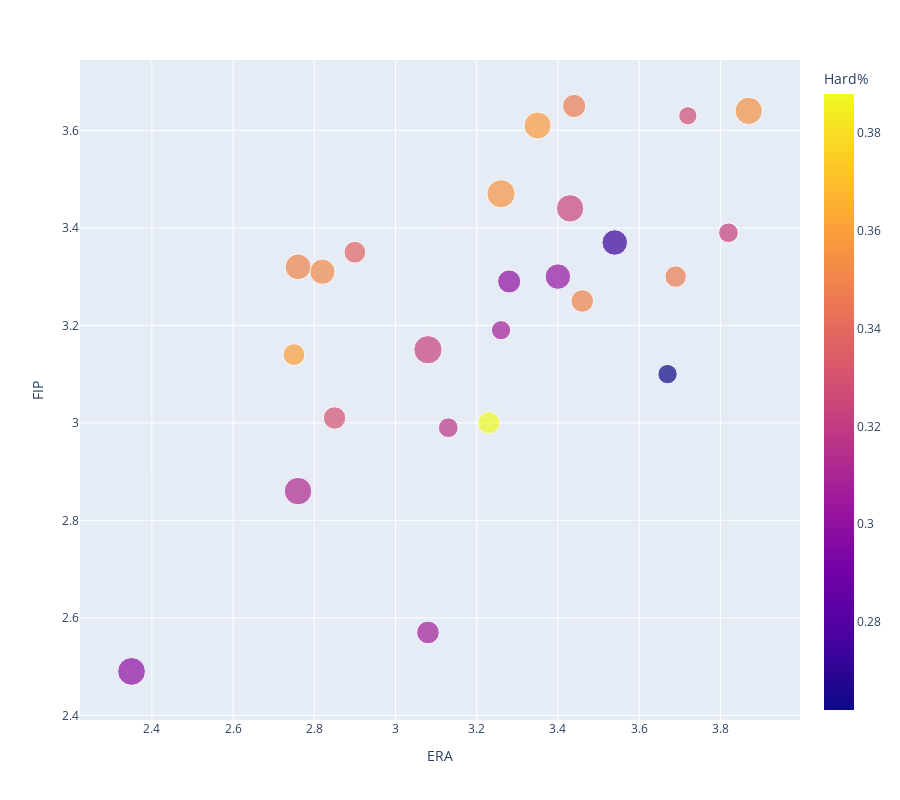

Notebook code cell kept with this figure:
### Markdown cell above
- **Correlations**

### Code cell
fig = px.scatter(master_stats.sort_values(by = 'FIP').head(25), x="ERA", y="FIP",
                 size="IP", color ="Hard%" ,
                 hover_name="Name", log_x=False, size_max=20, width=900, height=800,
                 title = "")

fig.show()

### Figure 1 — Plotly figure (JSON) as saved in the notebook; plotly's stock layout.template omitted (floating-point values rounded to 4 significant figures)
{"data": [{"hovertemplate": "<b>%{hovertext}</b><br><br>ERA=%{x}<br>FIP=%{y}<br>IP=%{marker.size}<br>Hard%=%{marker.color}<extra></extra>", "hovertext": ["Jacob deGrom", "Chris Sale", "Max Scherzer", "Luis Severino", "Shane Bieber", "Corey Kluber", "Noah Syndergaard", "Walker Buehler", "Gerrit Cole", "Brandon Woodruff", "Carlos Carrasco", "Stephen Strasburg", "Charlie Morton", "James Paxton", "Justin Verlander", "Clayton Kershaw", "Mike Clevinger", "Zack Wheeler", "Lance McCullers Jr.", "Aaron Nola", "Zack Greinke", "Trevor Bauer", "Max Fried", "Patrick Corbin", "Blake Snell"], "legendgroup": "", "marker": {"color": [0.299, 0.307, 0.312, 0.317, 0.388, 0.33, 0.262, 0.36, 0.323, 0.307, 0.35, 0.299, 0.302, 0.347, 0.352, 0.35, 0.338, 0.273, 0.322, 0.324, 0.356, 0.358, 0.328, 0.355, 0.347], "coloraxis": "coloraxis", "size": [782.1, 519.2, 766, 396.2, 490.1, 508.2, 382.1, 484, 808.2, 373, 519.2, 541, 657.1, 468.2, 649, 678.1, 481.2, 660.2, 391.1, 760.2, 806.1, 740.2, 336, 753.1, 547.1], "sizemode": "area", "sizeref": 2.021, "symbol": "circle"}, "mode": "markers", "name": "", "orientation": "v", "showlegend": false, "type": "scatter", "x": [2.35, 3.08, 2.76, 3.13, 3.23, 2.85, 3.67, 2.75, 3.08, 3.26, 3.46, 3.28, 3.4, 3.69, 2.82, 2.76, 2.9, 3.54, 3.82, 3.43, 3.26, 3.35, 3.72, 3.87, 3.44], "xaxis": "x", "y": [2.49, 2.57, 2.86, 2.99, 3, 3.01, 3.1, 3.14, 3.15, 3.19, 3.25, 3.29, 3.3, 3.3, 3.31, 3.32, 3.35, 3.37, 3.39, 3.44, 3.47, 3.61, 3.63, 3.64, 3.65], "yaxis": "y"}], "layout": {"coloraxis": {"colorbar": {"title": {"text": "Hard%"}}, "colorscale": [[0, "#0d0887"], [0.1111, "#46039f"], [0.2222, "#7201a8"], [0.3333, "#9c179e"], [0.4444, "#bd3786"], [0.5556, "#d8576b"], [0.6667, "#ed7953"], [0.7778, "#fb9f3a"], [0.8889, "#fdca26"], [1, "#f0f921"]]}, "height": 800, "legend": {"itemsizing": "constant", "tracegroupgap": 0}, "margin": {"t": 60}, "width": 900, "xaxis": {"anchor": "y", "domain": [0, 1], "title": {"text": "ERA"}}, "yaxis": {"anchor": "x", "domain": [0, 1], "title": {"text": "FIP"}}}}
